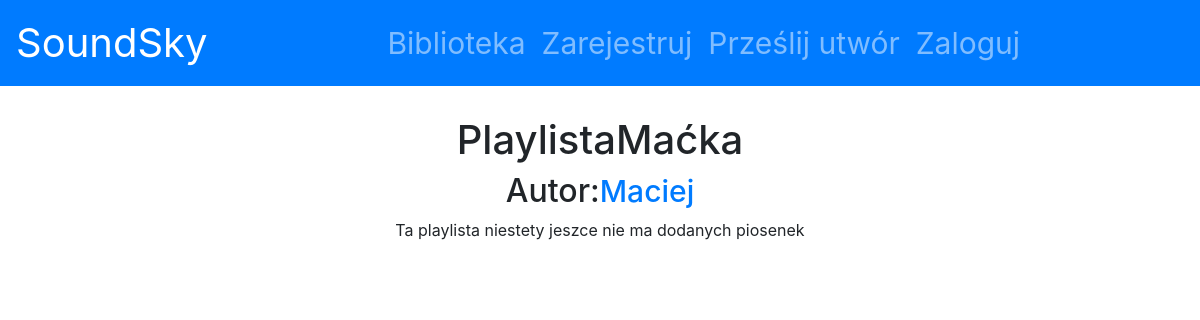
Page /Playlist/7 on the earlier database version.
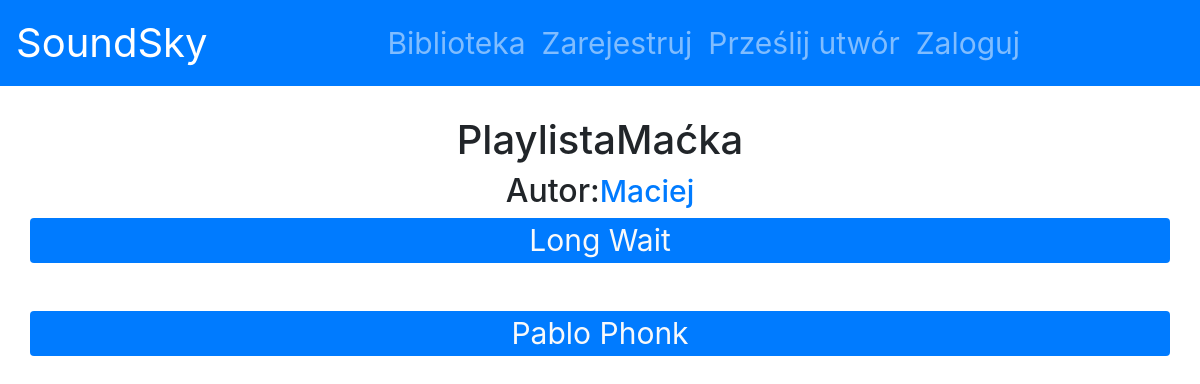
Same page on the later database version.
### SoundSky/models.py (models this page shows, shortened)
class Song(models.Model):
    id = models.AutoField(primary_key=True)
    name = models.CharField(max_length=100)
    user = models.ForeignKey(User, on_delete=models.CASCADE)
    url = models.URLField()
    def get_absolute_url(self):
        return reverse("Song", kwargs={"song_id": self.id})
    class Meta:
        verbose_name_plural = "Songs"

### SoundSky/views.py (the view)
# urls.py: path("Playlist/<int:playlist_id>", playlist_detail, name = "Playlist"),
def playlist_detail(request, playlist_id):
    playlist = get_object_or_404(Playlist, id = playlist_id)
    songs = playlist.songs.all()
    song_count = songs.count()
    ctx = {
        'Playlist': playlist,
        'Songs': songs,
        "count": song_count
    }
    return render(request, 'SoundSky/playlist_detail.html', ctx)

### SoundSky/templates/SoundSky/playlist_detail.html (shortened to what this page needs)
{% extends "SoundSky/main_page.html" %}
{% block content %}
<h1 class="container d-flex justify-content-center align-items-center">{{ Playlist.name }}</h1>
{% if Playlist.user.username == user.username %}
    <h2 class="container d-flex justify-content-center align-items-center">Autor: <a href="{% url 'Profile' %}">{{user}}</a></h2>
{% else %}
    <h2 class="container d-flex justify-content-center align-items-center">Autor: <a href="{% url 'User' username=Playlist.user %}">{{Playlist.user}}</a></h2>
{% endif %}
{% for Song in Songs %}
    <a class="container d-flex justify-content-center align-items-center bg-primary rounded text-light" href="{{Song.get_absolute_url}}">{{Song.name}}</a> <br><br>
{% endfor %}
{% if count == 0%}
<p class="container d-flex justify-content-center align-items-center">Ta playlista niestety jeszce nie ma dodanych piosenek</p>
{% endif %}
{% endblock %}

Differences in the rows shown:
now on this page (row edited): Song: name "Long Wait"
now on this page (row edited): Song: name "Pablo Phonk"
Other differences:
text no longer shown: "Ta playlista niestety jeszce nie ma dodanych piosenek"
